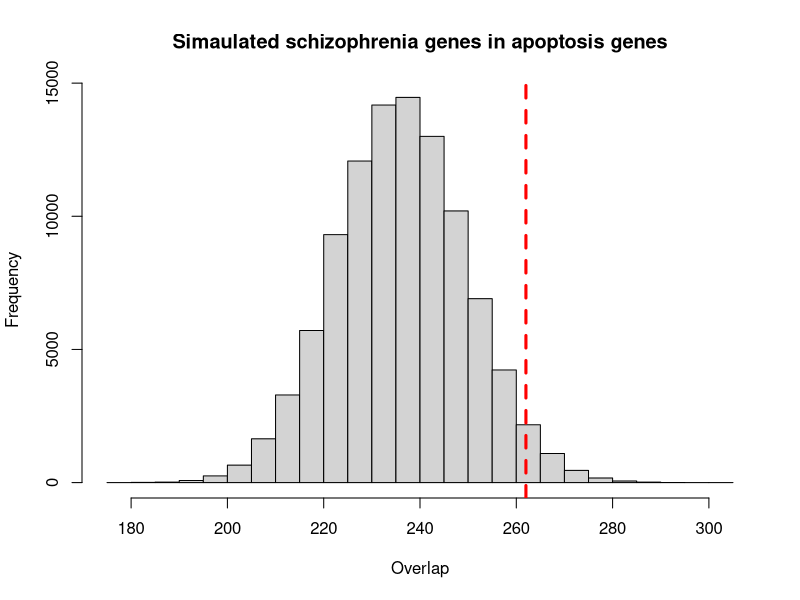

Here is the R script that generated this plot:
#This R script randomly selects 2,546 RefSeq genes (matching the number of schizophrenia candidate genes from
#Purcell et al, Nature 2014) and determines the number of genes in each random set that are annotated for 
#apoptosis genes (apoptotic process, GO:0006915 or children terms). A list of all apoptosis genes is provided in
#the file human_apoptotic_process_raw.txt, and a list of all RefSeq genes is provided in the file refseq_genes.txt.

apoptosis<-read.table("human_apoptotic_process_raw.txt",sep="\t")
refseq<-read.table("refseq_genes.txt")

#Pick random genes (based on all schizophrenia genes) from all RefSeq genes
#Find number of genes that are in the apoptosis list
#Repeat simulation 100,000 times and save in data frame
n2<-2546
sim2<-replicate(100000, {
	sim=sample(refseq$V1,n2,replace=FALSE) 
	freq=sum(sim %in% apoptosis$V1) 
	})

fivenum(sim2)
mean(sim2<268) #Find percentile score
write.table(sim2,file="schizophrenia_in_apoptosis_100k_sim.txt",quote=FALSE,row.names=FALSE,col.names=FALSE) #Output simulation results

#Generate histogram of data, with line added for the 262 genes in the observed apoptosis/schizophrneia dataset
hist(sim2,main="Simaulated schizophrenia genes in apoptosis genes",xlab="Overlap")
abline(v=262,col="red",lwd=3,lty=2)